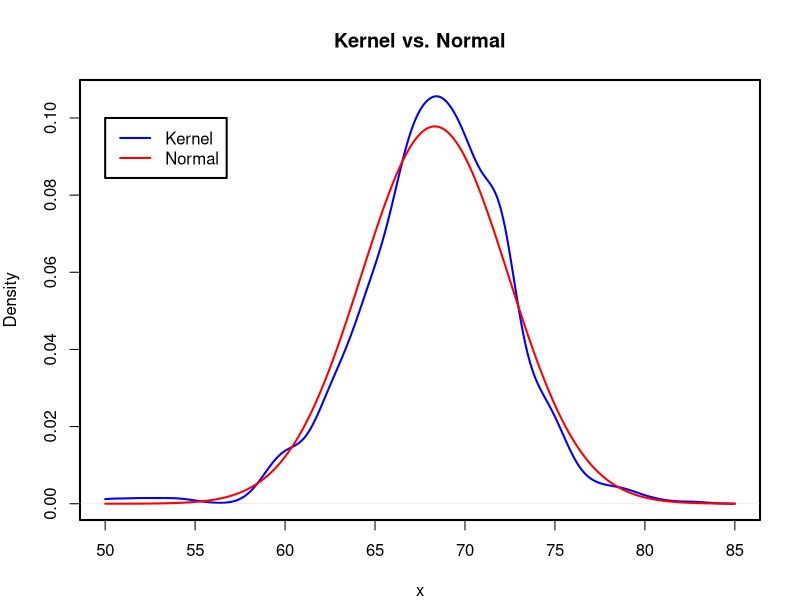

Reproduce this figure in R.
## ---- chunk 1
knitr::opts_chunk$set(echo = TRUE)
## ---- chunk 2

## 单个总体期望的区间估计
# x为数据
# 1-alpha为置信水平
# sigma为总体标准差，默认sigma=NA为未知标准差的情形
# k为输出结果的有效数字，如果k=0意味着不输出结果，默认输出k=6位有效数字的结果
meanCI <- function(x,alpha,sigma=NA,k=6){
  n = length(x)
  mu = mean(x)
  if(is.na(sigma)){
    #方差未知, 用t分布
    len = qt(1-alpha/2,df=n-1)*sd(x)/sqrt(n)
    CI = c(mu-len,mu+len)
  }else{
    #方差已知, 用正态分布
    len = qnorm(1-alpha/2)*sigma/sqrt(n)
    CI = c(mu-len,mu+len)
  }
  if(k>0){#输出结果，保留k位有效数字
    print(paste0("期望的",(1-alpha)*100,"%置信区间为[",signif(CI[1],k),", ",signif(CI[2],k),"]"))
  }
  return(CI)
}

## 单个总体方差的区间估计
# x为数据
# 1-alpha为置信水平
# mu为总体期望，默认mu=NA为未知期望的情形
# k为输出结果的有效数字，如果k=0意味着不输出结果，默认输出k=6位有效数字的结果
varCI <- function(x,alpha,mu=NA,k=6){
  n = length(x)
  if(is.na(mu)){
    #期望未知, 用chisq(n-1)分布
    CI = (n-1)*var(x)*c(1/qchisq(1-alpha/2,df=n-1),1/qchisq(alpha/2,df=n-1))
  }else{
    #期望已知, 用chisq(n)分布
    CI = sum((x-mu)^2)*c(1/qchisq(1-alpha/2,df=n),1/qchisq(alpha/2,df=n))
  }
  if(k>0){#输出结果，保留k位有效数字
    print(paste0("方差的",(1-alpha)*100,"%置信区间为[",signif(CI[1],k),", ",signif(CI[2],k),"]"))
  }
  return(CI)
}


## ---- chunk 3
# 第27题数据导入
data1 = c(249,254,243,268,253,269,287,241,273,
          306,303,280,260,256,278,344,304,283,310)
alpha = 0.05
CI1 = varCI(data1,alpha)
print(paste0("标准差的",(1-alpha)*100,"%置信区间为[",signif(sqrt(CI1[1]),6),", ",signif(sqrt(CI1[2]),6),"]"))
## ---- chunk 4
# 第28题数据导入
data2 = c(40,45,23,40,31,33,49,33,34,43,26,39)
alpha = 0.05
CI2 = meanCI(data2,alpha)

## ---- chunk 5

## ---- chunk 6
library("dslabs") #事先需要安装该package
attach(heights) #这样可以直接使用height和sex
alpha = 0.05
CI3 = meanCI(height,alpha)
CI4 = varCI(height,alpha)

## ---- chunk 7
par(lwd = 2,mar=c(4,4,4,2))
plot(density(height,from = 50,to=85),type="l",col="blue",xlab="x",main="Kernel vs. Normal")
x = seq(50,85,by=0.001)
y = dnorm(x,mean(height),sd(height))
lines(x,y,col="red")
legend(x=50,y=.1,legend=c("Kernel","Normal"),lty=c(1,1),col=c("blue","red"),lwd=c(2,2))

## ---- chunk 8

## 两个总体期望差的区间估计（已知方差相同）
# x,y为两个样本数据
# 1-alpha为置信水平
# k为输出结果的有效数字，如果k=0意味着不输出结果，默认输出k=6位有效数字的结果
meandiffCI <- function(x,y,alpha,k=6){
  n = length(x)
  m = length(y)
  mu1 = mean(x)
  mu2 = mean(y)
  sw = sqrt(((n-1)*var(x)+(m-1)*var(y))/(n+m-2))
  CI = mu1-mu2+qt(1-alpha/2,m+n-2)*sw*sqrt(1/n+1/m)*c(-1,1)
  if(k>0){#输出结果，保留k位有效数字
    print(paste0("期望差的",(1-alpha)*100,"%置信区间为[",signif(CI[1],k),", ",signif(CI[2],k),"]"))
  }
  return(CI)
}

M_height = height[sex=="Male"] #男生数据
F_height = height[sex=="Female"] #女生数据
alpha = 0.05
CI5 = meandiffCI(M_height,F_height,alpha)

## ---- chunk 9

## 两个总体方差比的区间估计（期望未知）
# x,y为两个样本数据
# 1-alpha为置信水平
# k为输出结果的有效数字，如果k=0意味着不输出结果，默认输出k=6位有效数字的结果
vardiffCI <- function(x,y,alpha,k=6){
  n = length(x)
  m = length(y)
  CI = var(x)/var(y)*c(1/qf(1-alpha/2,n-1,m-1),1/qf(alpha/2,n-1,m-1))
  if(k>0){#输出结果，保留k位有效数字
    print(paste0("方差比的",(1-alpha)*100,"%置信区间为[",signif(CI[1],k),", ",signif(CI[2],k),"]"))
  }
  return(CI)
}

CI6 = vardiffCI(M_height,F_height,alpha)
